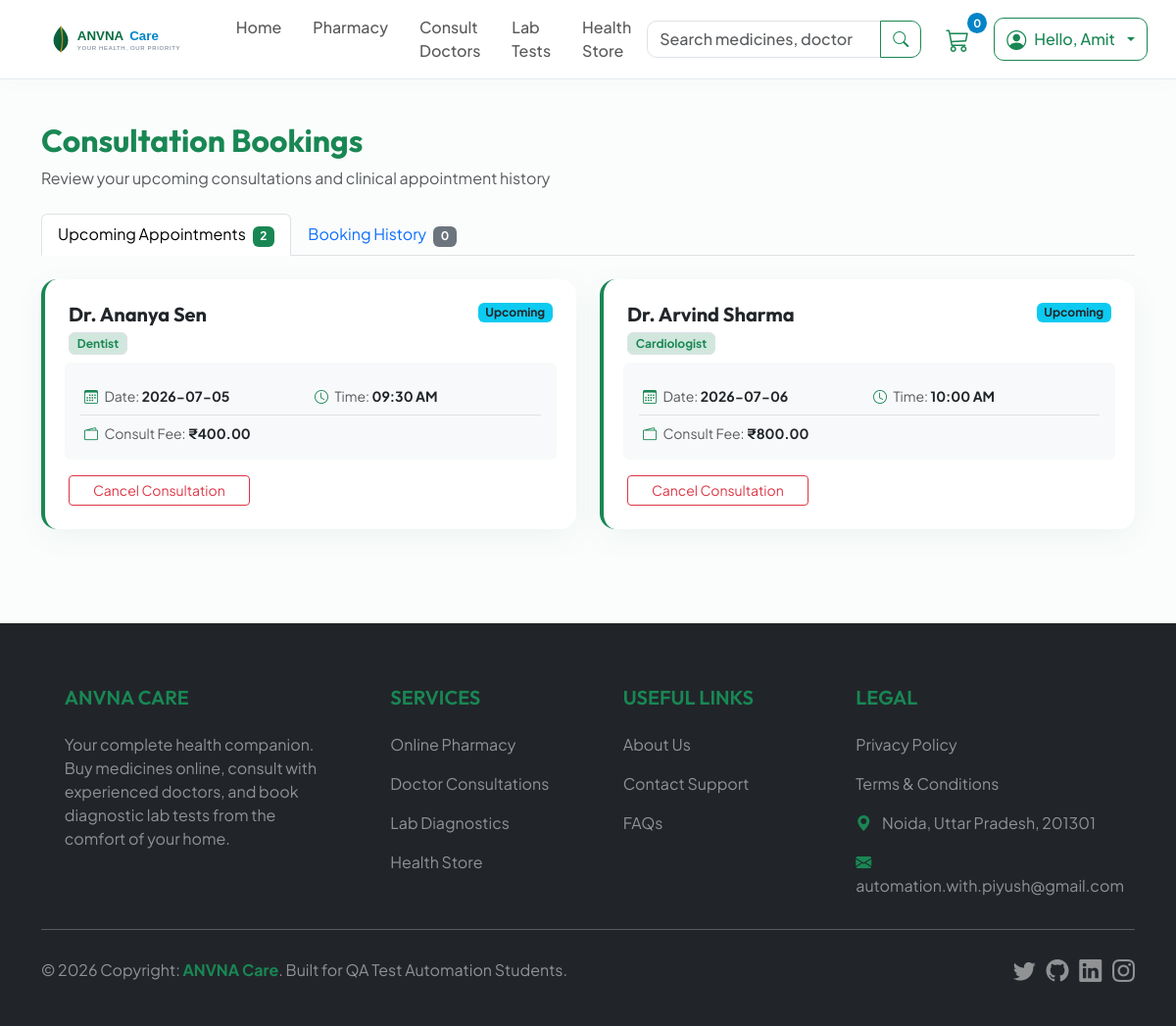
The page /appointments.php (signed in) on the database its author committed.
### tables this page shows
CREATE TABLE appointments (
    id INT AUTO_INCREMENT PRIMARY KEY,
    user_id INT NOT NULL,
    doctor_id INT NOT NULL,
    appointment_date DATE NOT NULL,
    appointment_time VARCHAR(20) NOT NULL,
    status ENUM('Upcoming', 'Completed', 'Cancelled') DEFAULT 'Upcoming',
    created_at TIMESTAMP DEFAULT CURRENT_TIMESTAMP,
    FOREIGN KEY (user_id) REFERENCES users(id) ON DELETE CASCADE,
    FOREIGN KEY (doctor_id) REFERENCES doctors(id) ON DELETE CASCADE
);

CREATE TABLE doctors (
    id INT AUTO_INCREMENT PRIMARY KEY,
    name VARCHAR(100) NOT NULL,
    specialization VARCHAR(100) NOT NULL,
    experience INT NOT NULL,  
    languages VARCHAR(150) NOT NULL,
    fee DECIMAL(10,2) NOT NULL,
    availability TEXT NOT NULL,  
    image VARCHAR(255) DEFAULT NULL,
    bio TEXT,
    created_at TIMESTAMP DEFAULT CURRENT_TIMESTAMP
);

### appointments.php (the view, shortened to what this page needs)
<?php
require_once 'includes/header.php';
$userId = $_SESSION['user_id'];
try {
    $stmt = $pdo->prepare("
        SELECT a.id, a.appointment_date, a.appointment_time, d.name as doctor_name, d.specialization, d.fee
        FROM appointments a
        JOIN doctors d ON a.doctor_id = d.id
        WHERE a.user_id = ? AND a.status = 'Upcoming'
        ORDER BY a.appointment_date ASC, a.appointment_time ASC
    ");
    $stmt->execute([$userId]);
    $upcoming = $stmt->fetchAll();
    $stmt = $pdo->prepare("
        SELECT a.id, a.appointment_date, a.appointment_time, a.status, d.name as doctor_name, d.specialization, d.fee
        FROM appointments a
        JOIN doctors d ON a.doctor_id = d.id
        WHERE a.user_id = ? AND a.status != 'Upcoming'
        ORDER BY a.appointment_date DESC, a.appointment_time DESC
    ");
    $stmt->execute([$userId]);
    $past = $stmt->fetchAll();
} catch (PDOException $e) {
    die("Database error: " . $e->getMessage());
}
?>
<div class="container my-4">
    <div class="mb-4">
        <h2 class="fw-bold text-success" id="appointmentsTitle" data-testid="appointments-title">Consultation Bookings</h2>
        <p class="text-muted">Review your upcoming consultations and clinical appointment history</p>
    </div>
    <ul class="nav nav-tabs mb-4" id="appointmentsTab" role="tablist" data-testid="appointments-tabs">
        <li class="nav-item" role="presentation">
            <button class="nav-link active" id="upcoming-tab" data-bs-toggle="tab" data-bs-target="#upcoming-panel" type="button" role="tab" aria-controls="upcoming-panel" aria-selected="true" data-testid="upcoming-tab-btn">
                Upcoming Appointments <span class="badge bg-success ms-1"><?= count($upcoming) ?></span>
            </button>
        </li>
        <li class="nav-item" role="presentation">
            <button class="nav-link" id="past-tab" data-bs-toggle="tab" data-bs-target="#past-panel" type="button" role="tab" aria-controls="past-panel" aria-selected="false" data-testid="past-tab-btn">
                Booking History <span class="badge bg-secondary ms-1"><?= count($past) ?></span>
            </button>
        </li>
    </ul>
    <div class="tab-content" id="appointmentsTabContent">
        <div class="tab-pane fade show active" id="upcoming-panel" role="tabpanel" aria-labelledby="upcoming-tab" data-testid="upcoming-tab-panel">
            <?php if (empty($upcoming)): ?>
                <div class="text-center py-5 glass-card border-0">
                    <i class="bi bi-calendar-x text-muted" style="font-size: 3rem;"></i>
                    <p class="text-muted mt-2">You have no upcoming consultations scheduled.</p>
                    <a href="doctors.php" class="btn btn-primary-custom btn-sm mt-2" id="bookNowBtn" data-testid="book-now-btn">Book Consultation Now</a>
                </div>
            <?php else: ?>
                <div class="row g-4">
                    <?php foreach ($upcoming as $app): ?>
                        <div class="col-md-6" id="appointment-card-<?= $app['id'] ?>" data-testid="appointment-card">
                            <div class="card glass-card border-0 p-4 border-start border-success border-4">
                                <div class="d-flex justify-content-between align-items-start">
                                    <div>
                                        <h5 class="fw-bold text-dark mb-1" data-testid="appointment-doctor"><?= htmlspecialchars($app['doctor_name']) ?></h5>
                                        <span class="badge bg-success-subtle text-success border mb-3"><?= htmlspecialchars($app['specialization']) ?></span>
                                    </div>
                                    <span class="badge bg-info text-dark" data-testid="appointment-status">Upcoming</span>
                                </div>
                                <div class="row g-2 mb-3 bg-light p-3 rounded">
                                    <div class="col-sm-6 small text-muted">
                                        <i class="bi bi-calendar3 text-success me-1"></i> Date: <strong class="text-dark" data-testid="appointment-date"><?= $app['appointment_date'] ?></strong>
                                    </div>
                                    <div class="col-sm-6 small text-muted">
                                        <i class="bi bi-clock text-success me-1"></i> Time: <strong class="text-dark" data-testid="appointment-time"><?= $app['appointment_time'] ?></strong>
                                    </div>
                                    <div class="col-12 border-top pt-2 mt-2 small text-muted">
                                        <i class="bi bi-wallet2 text-success me-1"></i> Consult Fee: <strong class="text-dark">₹<?= number_format($app['fee'], 2) ?></strong>
                                    </div>
                                </div>
                                <div class="d-flex gap-2">
                                    <button class="btn btn-outline-danger btn-sm px-4" onclick="cancelAppointment(<?= $app['id'] ?>)" id="cancelAppBtn-<?= $app['id'] ?>" data-testid="cancel-appointment-btn">
                                        Cancel Consultation
                                    </button>
                                </div>
                            </div>
                        </div>
                    <?php endforeach; ?>
                </div>
            <?php endif; ?>
        </div>
    </div>
</div>
<?php
require_once 'includes/footer.php';
?>

### assets/css/style.css (style rules this page uses)
:root { --primary-color: #0a6c42; --primary-hover: #074e2f; --primary-light: #eef7f2; --accent-color: #0284c7; --accent-hover: #0369a1; --accent-light: #e0f2fe; --neutral-dark: #1e293b; --neutral-light: #f8fafc; --neutral-border: #e2e8f0; --glass-bg: rgba(255, 255, 255, 0.7); --glass-border: rgba(255, 255, 255, 0.4); --glass-shadow: 0 8px 32px 0 rgba(10, 108, 66, 0.06); --card-shadow: 0 10px 30px rgba(0, 0, 0, 0.03); --font-heading: 'Outfit', sans-serif; --font-body: 'Plus Jakarta Sans', sans-serif; --border-radius: 16px; --border-radius-sm: 10px; --border-radius-lg: 24px; }
body { font-family: var(--font-body); color: var(--neutral-dark); background-color: #fbfdfc; overflow-x: hidden; padding-top: 76px; }
h1, h2, h3, h4, h5, h6 { font-family: var(--font-heading); font-weight: 600; color: #0f271a; }
.glass-card { background: var(--glass-bg); backdrop-filter: blur(12px); -webkit-backdrop-filter: blur(12px); border: 1px solid var(--glass-border); box-shadow: var(--glass-shadow); border-radius: var(--border-radius); transition: all 0.3s cubic-bezier(0.4, 0, 0.2, 1); }

### rows shown on the page
appointments: doctor.name "Dr. Ananya Sen", doctor.specialization "Dentist", appointment_date "2026-07-05", appointment_time "09:30 AM", doctor.fee "400.00"
appointments: doctor.name "Dr. Arvind Sharma", doctor.specialization "Cardiologist", appointment_date "2026-07-06", appointment_time "10:00 AM", doctor.fee "800.00"

### other values the page prints
$cartCount "0"
explode(' ', $_SESSION['user_name'])[0] "Amit"
count($upcoming) "2"
count($past) "0"
